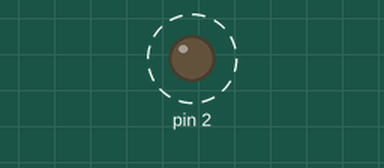
This program was run on a simulated Arduino Uno, built with avr-gcc and run on an emulated ATmega328P. On the bench: output pins drawn as LEDs (lit = HIGH). Dashed ring = blinking. What the program prints to the serial monitor is not drawn.

Above: at 1.1 s.
Timing chart, 0 to 4.8 s (numbered marks = the images above):
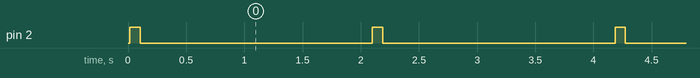

Measured:
- by itself, pin 2: alternates HIGH for 0.09 s and LOW for 2.0 s

The program:

main.cpp
```cpp
#include <Arduino.h>

#include "Arduino_FreeRTOS.h"
#include "task.h"
#include "semphr.h"

#include "Interpreter.h"

int assembly[8] = {1, 1, 2, 100, 1, 0, 2, 2000};
static Interpreter* myInterpreter = new Interpreter();

void taskReadPort(void* pvParameters);
void taskRunAssembly(void* pvParameters);

void setup()
{
	pinMode(2, OUTPUT);
	Serial.begin(9600);

	xTaskCreate (
		taskRunAssembly,
		"RunAssemblyTask",
		128,
		NULL,
		tskIDLE_PRIORITY,
		NULL
	);

	// xTaskCreate (
	// 	taskReadPort,
	// 	"ReadPortTask",
	// 	128,
	// 	NULL,
	// 	2,
	// 	NULL
	// );

	Serial.println("Finished Setup");

	vTaskStartScheduler();

	Serial.println("Finished Scheduler");
}

void loop()
{
	// Empty as FreeRTOS will handle tasks
}

void taskReadPort(void* pvParameters)
{
	byte buffer[100];
	int bufferPointer = 0;

	Serial.println("Start reading");

	while (Serial.available())
	{
		Serial.println("read");

		byte readByte = Serial.read();

		if (readByte != (byte)'x')
		{
			Serial.println("new");

			buffer[bufferPointer] = readByte;
			bufferPointer++;
		}
		else
		{
			Serial.println("end");

			for (int i = 0; i < bufferPointer; i++)
			{
				Serial.print((char)buffer[i]);
			}

			Serial.println();
			bufferPointer = 0;
		}
	}
}

void taskRunAssembly(void* pvParameters)
{
	myInterpreter->setAssembly(assembly, 8);

	vTaskDelay(1);

	while (1)
	{
		myInterpreter->runAssembly();
	}
}
```

Interpreter.h
```cpp
#ifndef Interpreter_h
#define Interpreter_h

#include "Arduino.h"

#include "Arduino_FreeRTOS.h"
#include "task.h"

#define WRITE_PIN	1
#define WAIT		2

class Interpreter
{
public:
			Interpreter(int[], int);
			Interpreter();

protected:
			~Interpreter();

public:
	void	setAssembly(int[], int);
	void	runAssembly();

private:
	void	taskRunAssembly();

private:
	void	runCommand(int);

private:
	int*	_assembly;
	int		_asmSize;
	int		_asmPointer;

    bool    _isRunning;
};

#endif
```

Interpreter.cpp
```cpp
#include "Interpreter.h"

Interpreter::Interpreter() {}
Interpreter::~Interpreter() {}

Interpreter::Interpreter(int aAssembly[], int aSize)
{
	setAssembly(aAssembly, aSize);
}
/*
 * Stores the assembly code (commands)
 *
 * aAssembly	: Array of commands and arguments (integers)
 * aSize		: Amount of integers in array
 */
void Interpreter::setAssembly(int aAssembly[], int aSize)
{
	// Resize the array
	this->_assembly = (int*) realloc(this->_assembly, aSize * sizeof(int));

	/*
	 * Copy over all values
	 */
	for (int i = 0; i < aSize; i++)
	{
		this->_assembly[i] = aAssembly[i];
	}

	// Store size
	this->_asmSize = aSize;

	// Reset command pointer
	this->_asmPointer = 0;
}

/*
 * Executes all comands in assembly array
 */
void Interpreter::runAssembly()
{
	if (_asmSize <= 0)
	{
		return;
	}

	//Reset pointer if necessary
	this->_asmPointer = 0;

	/*
	 * Loop through all commands and execute them
	 */
	while (this->_asmPointer < this->_asmSize)
	{
		runCommand(this->_assembly[this->_asmPointer]);
	}
}

/*
 * Executes a command
 *
 * aCommand : Command to be executed (integer)
 */
void Interpreter::runCommand(int aCommand)
{
	switch (aCommand)
	{
	case WRITE_PIN:
		// Write the LED pin with the next integer in the
		// array as argument
		digitalWrite(2, _assembly[++_asmPointer]);
		break;
	case WAIT:
		// Pauses the thread with the next integer in the
		// array as argument
		vTaskDelay(pdMS_TO_TICKS(_assembly[++_asmPointer]));
		break;

	default:
		break;
	}

	if (_asmPointer >= _asmSize)
	{
		// Reset the command pointer
		_asmPointer = 0;
	}
	else
	{
		// Increase the command pointer
		_asmPointer++;
	}
}
```
